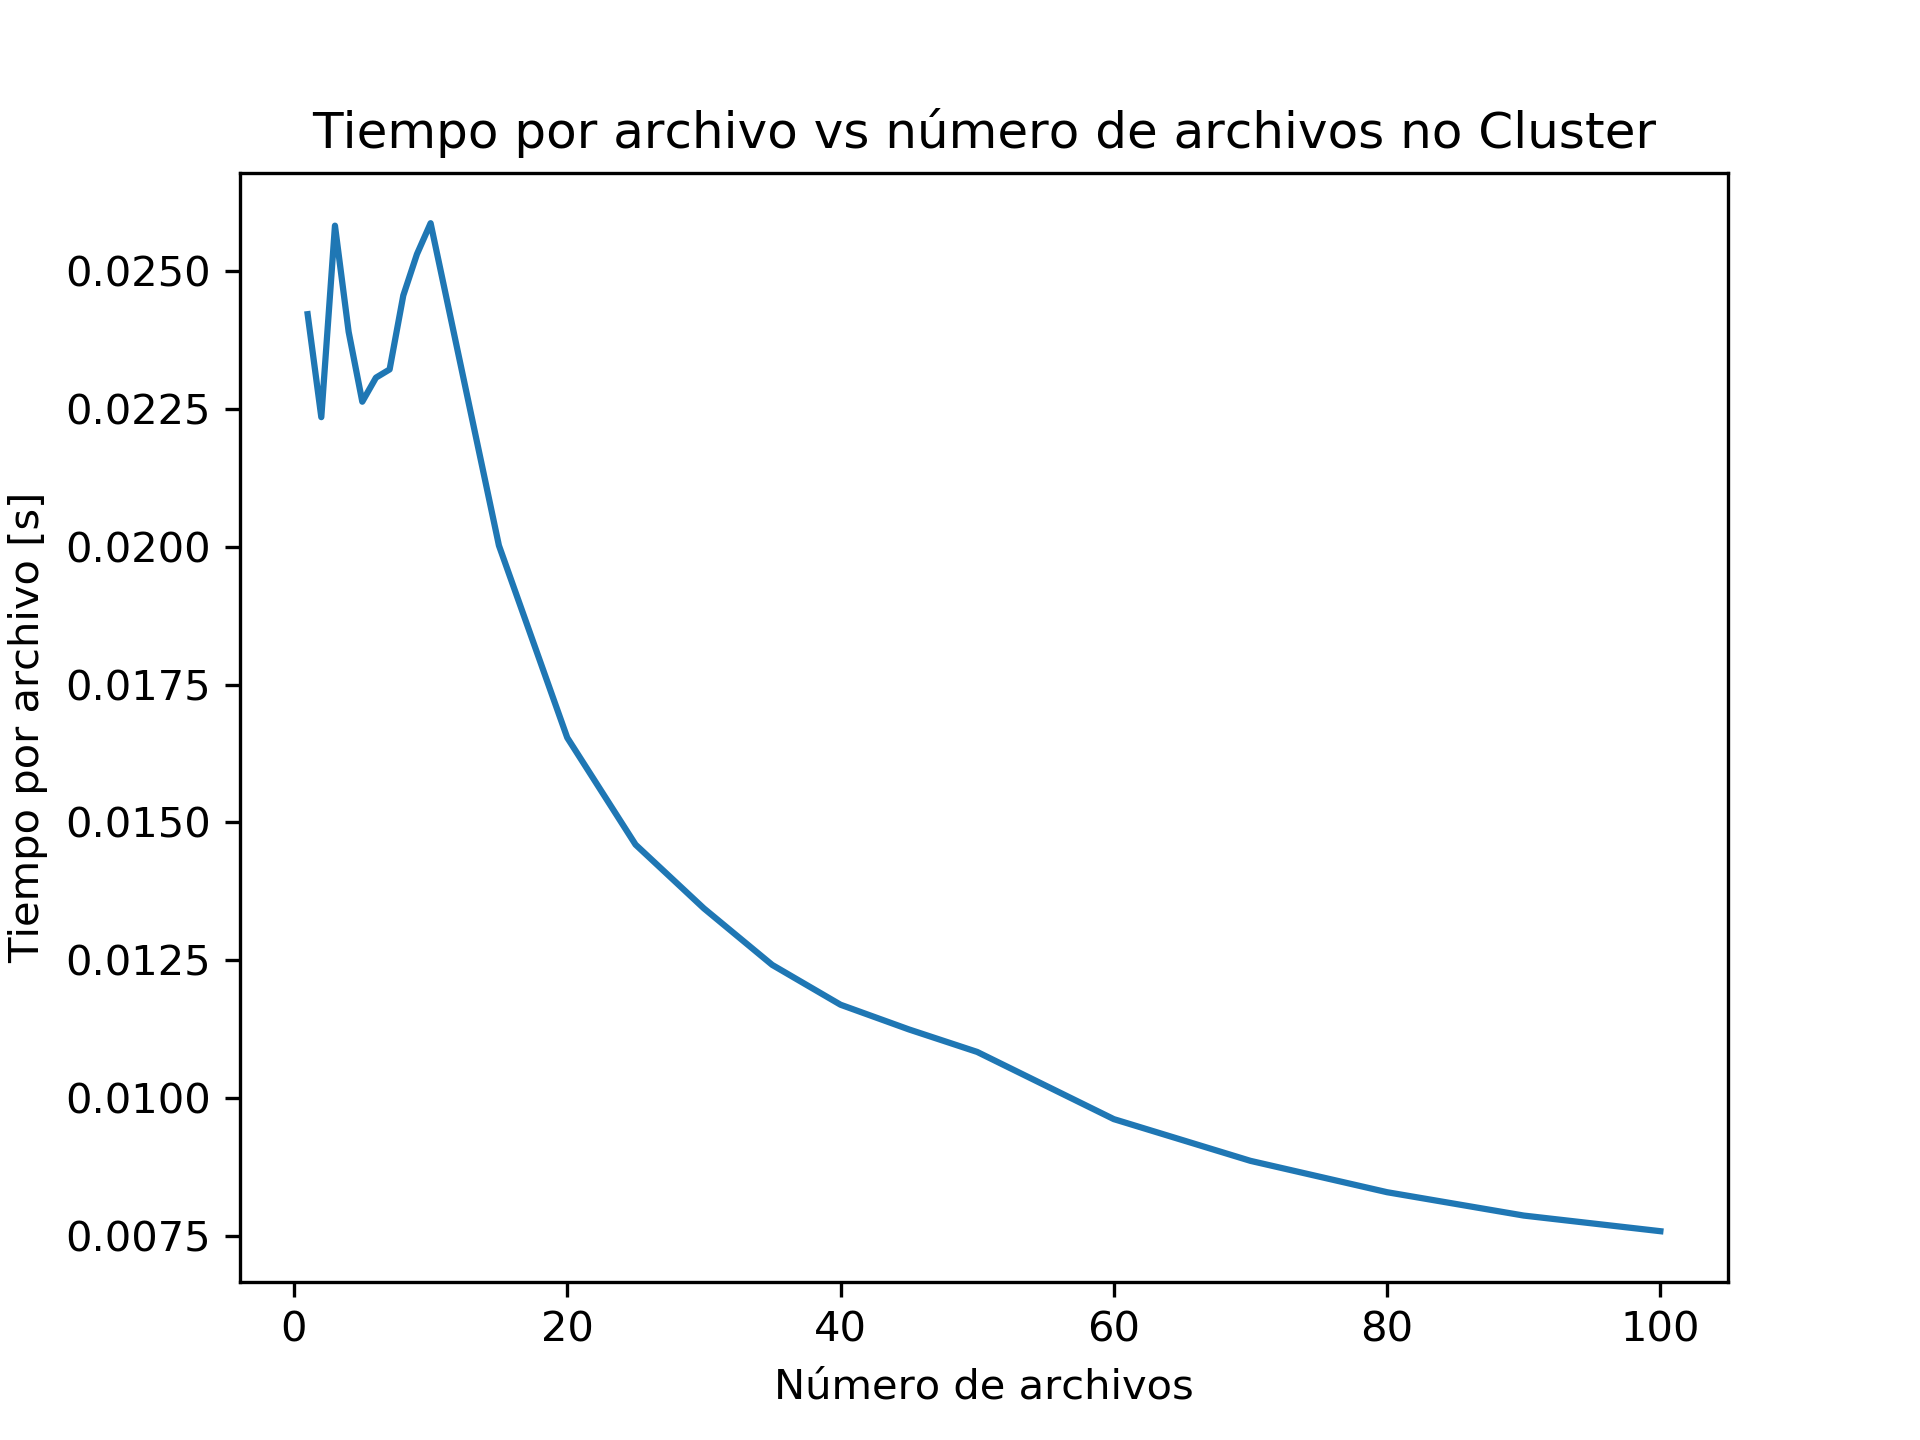

Python code for this plot:
import numpy as np
import matplotlib.pyplot as plt

p1c = np.loadtxt("time.txt")

plt.plot(p1c[:,1],p1c[:,0]/p1c[:,1])
plt.title("Tiempo por archivo vs número de archivos no Cluster")
plt.xlabel("Número de archivos")
plt.ylabel("Tiempo por archivo [s]")
plt.savefig("plotParte1.png",dpi=300)
